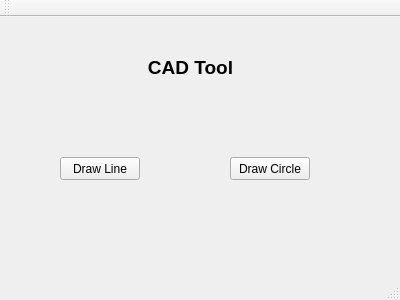
<?xml version="1.0" encoding="UTF-8"?>
<ui version="4.0">
 <class>MainWindow</class>
 <widget class="QMainWindow" name="MainWindow">
  <property name="geometry">
   <rect>
    <x>0</x>
    <y>0</y>
    <width>400</width>
    <height>300</height>
   </rect>
  </property>
  <property name="windowTitle">
   <string>MainWindow</string>
  </property>
  <widget class="QWidget" name="centralWidget">
   <widget class="QPushButton" name="draw_line">
    <property name="geometry">
     <rect>
      <x>60</x>
      <y>140</y>
      <width>80</width>
      <height>23</height>
     </rect>
    </property>
    <property name="text">
     <string>Draw Line</string>
    </property>
   </widget>
   <widget class="QLabel" name="label">
    <property name="geometry">
     <rect>
      <x>90</x>
      <y>20</y>
      <width>201</width>
      <height>61</height>
     </rect>
    </property>
    <property name="text">
     <string>&lt;html&gt;&lt;head/&gt;&lt;body&gt;&lt;p&gt;&lt;span style=&quot; font-size:14pt; font-weight:600;&quot;&gt;CAD Tool&lt;/span&gt;&lt;/p&gt;&lt;/body&gt;&lt;/html&gt;</string>
    </property>
    <property name="alignment">
     <set>Qt::AlignCenter</set>
    </property>
   </widget>
   <widget class="QPushButton" name="draw_circle">
    <property name="geometry">
     <rect>
      <x>230</x>
      <y>140</y>
      <width>80</width>
      <height>23</height>
     </rect>
    </property>
    <property name="text">
     <string>Draw Circle</string>
    </property>
   </widget>
  </widget>
  <widget class="QMenuBar" name="menuBar">
   <property name="geometry">
    <rect>
     <x>0</x>
     <y>0</y>
     <width>400</width>
     <height>20</height>
    </rect>
   </property>
  </widget>
  <widget class="QToolBar" name="mainToolBar">
   <attribute name="toolBarArea">
    <enum>TopToolBarArea</enum>
   </attribute>
   <attribute name="toolBarBreak">
    <bool>false</bool>
   </attribute>
  </widget>
  <widget class="QStatusBar" name="statusBar"/>
 </widget>
 <layoutdefault spacing="6" margin="11"/>
 <resources/>
 <connections/>
</ui>
